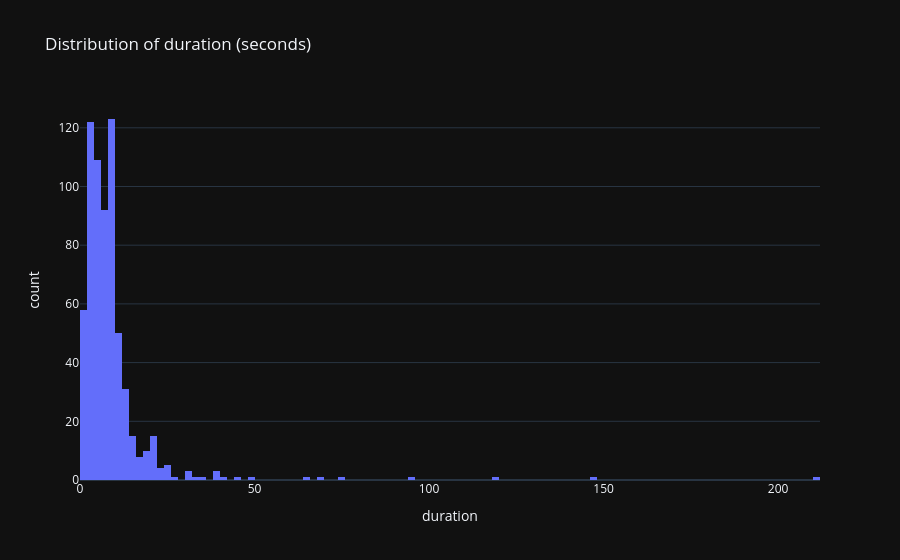

The cell this chart's notebook holds for it:
### Code cell
fig = px.histogram(metadata, x="duration", title="Distribution of duration (seconds)")
fig.write_image("duration_hist.png")
fig.show()

### Figure 1 — Plotly figure (JSON) as saved in the notebook; plotly's stock layout.template omitted (floating-point values rounded to 4 significant figures; data arrays with more than 128 entries replaced by an {"elided": "..."} marker saying what was removed)
{"data": [{"alignmentgroup": "True", "bingroup": "x", "hovertemplate": "duration=%{x}<br>count=%{y}<extra></extra>", "legendgroup": "", "marker": {"color": "#636efa", "pattern": {"shape": ""}}, "name": "", "offsetgroup": "", "orientation": "v", "showlegend": false, "x": {"elided": "661 float values"}, "xaxis": "x", "yaxis": "y", "type": "histogram"}], "layout": {"xaxis": {"anchor": "y", "domain": [0.0, 1.0], "title": {"text": "duration"}}, "yaxis": {"anchor": "x", "domain": [0.0, 1.0], "title": {"text": "count"}}, "legend": {"tracegroupgap": 0}, "title": {"text": "Distribution of duration (seconds)"}, "barmode": "relative"}}
